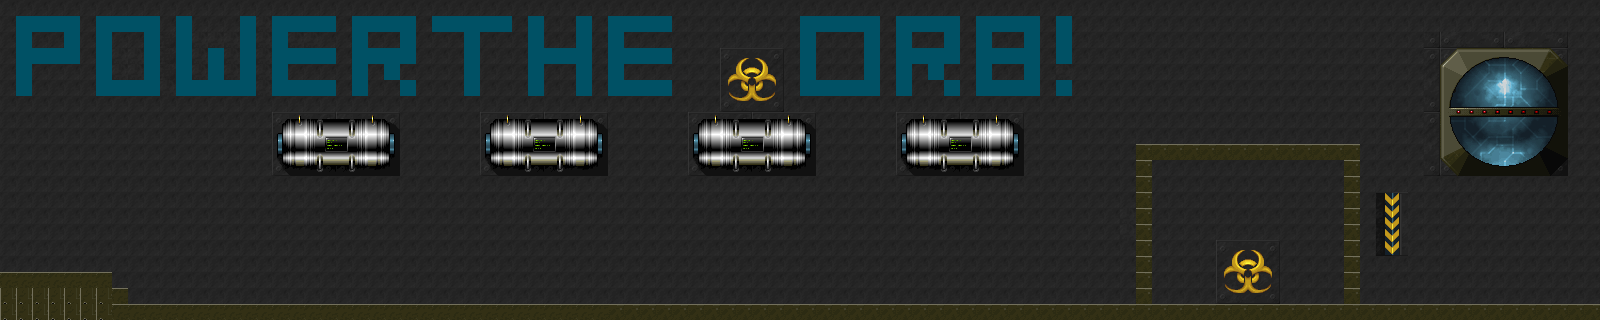

The image is a tile-based game level rendered from a .tmx file. Its description and source (layers, tilesets, objects; grid data summarised) follow:
An orthogonal 100x20 tile map with 16x16 px tiles, 1 tile layer (Tile Layer 1) and 7 objects.

<map version="1.0" tiledversion="1.0.3" orientation="orthogonal" renderorder="right-down" width="100" height="20" tilewidth="16" tileheight="16" nextobjectid="8">
 <tileset firstgid="1" source="Space.tsx" />
 <layer name="Tile Layer 1" width="100" height="20">
  <data>[2000 cells, 2000 non-empty, 147 distinct tile ids]</data>
 </layer>
 <objectgroup name="Object Layer 1">
  <object id="1" x="0" y="273" width="110" height="47" />
  <object id="2" x="105" y="291" width="24" height="27" />
  <object id="3" x="130" y="304" width="920" height="16" />
  <object id="4" x="1049" y="306" width="493" height="14" />
  <object id="5" x="1137" y="144" width="223" height="163" />
  <object id="6" x="1529" y="305" width="71" height="15" />
  <object id="7" x="1440" y="47" width="130" height="130" />
 </objectgroup>
</map>
